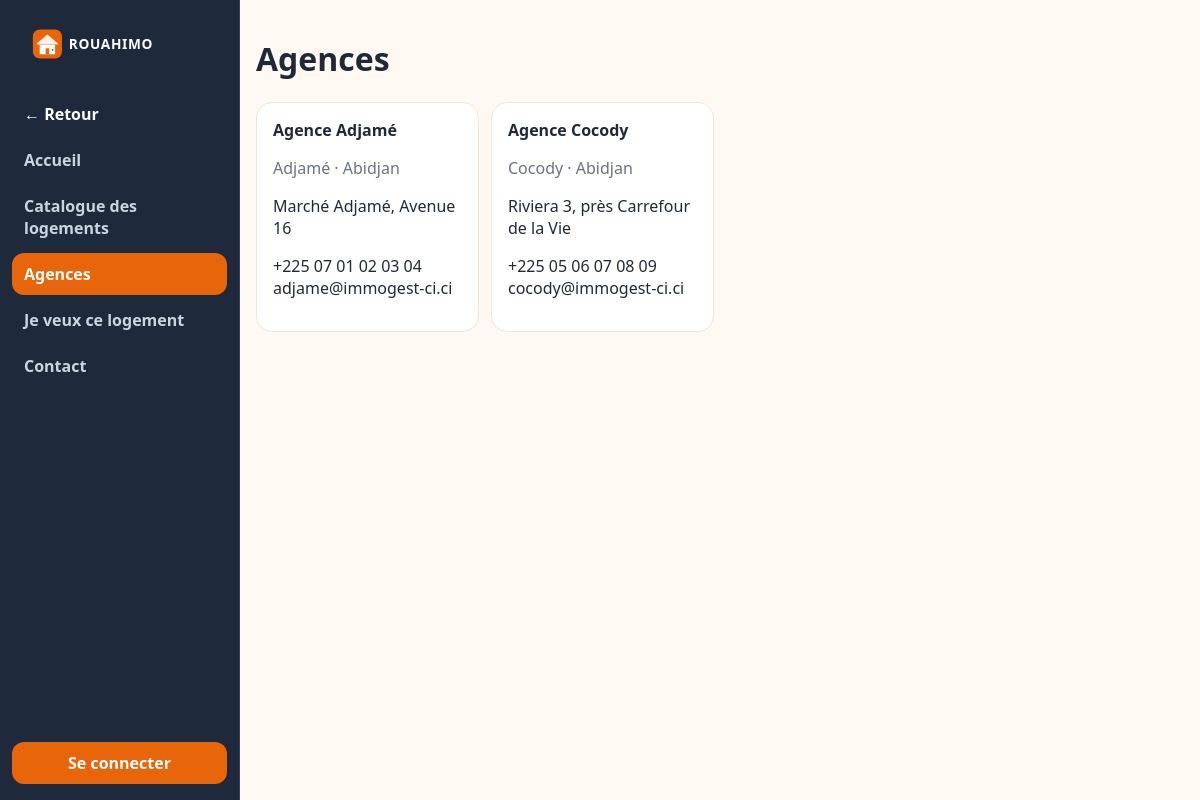
/?p=public&s=agences, run on the app's committed database.
### tables this page shows
CREATE TABLE `agences` (
    `agence_id`               INT AUTO_INCREMENT PRIMARY KEY,
    `societe_id`              INT NOT NULL,
    `nom`                     VARCHAR(150) NOT NULL,
    `sigle`                   VARCHAR(50) DEFAULT NULL,
    `registre_commerce`       VARCHAR(50) DEFAULT NULL,
    `compte_contribuable`     VARCHAR(50) DEFAULT NULL,
    `cnps`                    VARCHAR(50) DEFAULT NULL,
    `numero_agrement`         VARCHAR(50) DEFAULT NULL,
    `responsable`             VARCHAR(120) DEFAULT NULL,
    `telephone`               VARCHAR(30) DEFAULT NULL,
    `email`                   VARCHAR(100) DEFAULT NULL,
    `site_web`                VARCHAR(150) DEFAULT NULL,
    `pays`                    VARCHAR(80) DEFAULT 'Côte d''Ivoire',
    `ville`                   VARCHAR(80) DEFAULT NULL,
    `quartier`                VARCHAR(80) DEFAULT NULL,
    `adresse`                 TEXT DEFAULT NULL,
    `logo`                    VARCHAR(255) DEFAULT NULL,
    `date_creation`           DATE DEFAULT NULL,
    `date_enregistrement`     DATETIME DEFAULT CURRENT_TIMESTAMP,
    `statut`                  ENUM('actif','inactif') DEFAULT 'actif',
    KEY `idx_agences_societe` (`societe_id`),
    CONSTRAINT `fk_agences_societe` FOREIGN KEY (`societe_id`)
        REFERENCES `societes` (`societe_id`) ON DELETE CASCADE ON UPDATE CASCADE
);

### index.php (the view, shortened to what this page needs)
<?php
$cfg = require __DIR__ . '/config.php';
function h(?string $s): string { return htmlspecialchars((string) $s, ENT_QUOTES, 'UTF-8'); }
function db(): PDO {
    static $pdo = null;
    if ($pdo) return $pdo;
    global $cfg;
    $pdo = new PDO(
        "mysql:host={$cfg['host']};port={$cfg['port']};dbname={$cfg['name']};charset=utf8mb4",
        $cfg['user'],
        $cfg['pass'],
        [PDO::ATTR_ERRMODE => PDO::ERRMODE_EXCEPTION, PDO::ATTR_DEFAULT_FETCH_MODE => PDO::FETCH_ASSOC]
    );
    return $pdo;
}
function me(): ?array { return $_SESSION['user'] ?? null; }
function q(string $sql, array $a = []): array {
    $st = db()->prepare($sql);
    $st->execute($a);
    return $st->fetchAll();
}
$errDb = null;
$p = $_GET['p'] ?? (me() ? 'accueil' : 'arrivee');
?><!doctype html>
<html lang="fr">
<head>
</head>
<body>
<?php if ($errDb): ?>
<main class="paper"><h1>Base non trouvée</h1>
<p>Importez <strong>sql/rouahimo.sql</strong> dans phpMyAdmin (base <strong>rouahimo</strong>), puis rechargez.</p>
<p class="muted"><?= h($errDb) ?></p>
<p>WampServer doit être vert. Dossier : C:\wamp64\www\rouahimo — http://localhost/rouahimo/</p>
</main>
<?php else:
$public = !me() && $p === 'public';
if ($public) {
    $ps = $_GET['s'] ?? 'accueil';
    echo '<nav class="side5"><a href="?"><img src="assets/logo-rouahimo-menu.svg" alt="ROUAHIMO"></a><a class="back" href="?">← Retour</a>';
    foreach (['accueil' => 'Accueil', 'catalogue' => 'Catalogue des logements', 'agences' => 'Agences', 'demande' => 'Je veux ce logement', 'contact' => 'Contact'] as $id => $label) {
        echo '<a class="' . ($ps === $id || ($id === 'catalogue' && $ps === 'fiche') ? 'on' : '') . '" href="?p=public&s=' . $id . '">' . h($label) . '</a>';
    }
    echo '<a class="side-login" href="?p=login">Se connecter</a></nav><nav class="bottom5">';
    echo '<a href="?p=login">Connexion</a></nav>';
}
?>
<main class="inset">
<div class="pad">
<?php
if (!me() && ($p === 'arrivee' || $p === '')) {
    echo '<div class="welcome"><img src="assets/logo-rouahimo.svg" alt="" style="height:64px"><h1>ROUAHIMO</h1><p>Gestion immobilière pour les agences en Côte d\'Ivoire</p>';
    echo '<a class="btn-fill" href="?p=public">Commencer</a><a class="btn-line" href="?p=login">Se connecter</a></div>';
} elseif ($public) {
    renduPublic((string) ($_GET['s'] ?? 'accueil'));
} elseif ($p === 'refuse' || empty(me()['role'])) {
    echo '<div class="paper card"><h1>Accès refusé</h1><p>Votre rôle n\'ouvre pas cette partie.</p><a class="btn" href="?p=accueil">Retour</a></div>';
}
?>
</div>
</main>
<?php endif; ?>
</body>
</html>
<?php
function renduPublic(string $s): void {
    if ($s === 'agences' || $s === 'contact' || $s === 'accueil') {
        $agences = q('SELECT nom, telephone, email, logo, adresse, quartier, ville FROM agences WHERE statut="actif" ORDER BY nom');
    } else {
        $agences = [];
    }
    if ($s === 'agences') {
        echo '<h1>Agences</h1><div class="grid">';
        foreach ($agences as $a) echo '<div class="card"><img src="' . h((string) $a['logo']) . '" alt="" style="height:48px"><strong>' . h($a['nom']) . '</strong><p class="muted">' . h($a['quartier'] . ' · ' . $a['ville']) . '</p><p>' . h((string) $a['adresse']) . '</p><p>' . h((string) $a['telephone']) . '<br>' . h((string) $a['email']) . '</p></div>';
        echo '</div>';
        return;
    }
}
?>

### index.php (style rules this page uses)
:root { --teal:#E8650A;--ink:#1F2937;--muted:#6B7280;--line:#F3E4D8;--canvas:#FFF8F3 }
* { box-sizing:border-box }
body { margin:0;font-family:"Segoe UI",Helvetica,Arial,sans-serif;color:var(--ink);background:#fff;overflow-x:hidden }
a { color:var(--teal);text-decoration:none }
.side5 { position:fixed;top:0;left:0;bottom:0;width:240px;background:#1E293B;border-right:1px solid #334155;display:none;flex-direction:column;gap:4px;padding:16px 12px;z-index:30 }
.side5 img { height:36px;margin:0 8px 12px }
.side5 a,.bottom5 a { color:#CBD5E1;border-radius:12px;padding:10px 12px;font-weight:600 }
.side5 a.on { background:var(--teal);color:#fff }
.side5 a.back { color:#fff }
.side-login { margin-top:auto;background:#E8650A;color:#fff!important;text-align:center }
main.inset { margin-left:0;background:var(--canvas);min-height:100vh;max-width:100%;overflow-x:hidden }
.pad { padding:16px }
.card { background:#fff;border:1px solid var(--line);border-radius:16px;padding:16px;margin-bottom:12px }
.grid { display:grid;gap:12px;grid-template-columns:repeat(auto-fill,minmax(200px,1fr)) }
.muted { color:var(--muted) }
@media (min-width:768px) { .side5 { display:flex } }
@media (min-width:768px) { main.inset { margin-left:240px } }

### data on the page
agences: nom "Agence Adjamé", quartier+ville "Adjamé · Abidjan", adresse "Marché Adjamé, Avenue 16", telephone "+225 07 01 02 03 04", email "adjame@immogest-ci.ci"
agences: nom "Agence Cocody", quartier+ville "Cocody · Abidjan", adresse "Riviera 3, près Carrefour de la Vie", telephone "+225 05 06 07 08 09", email "cocody@immogest-ci.ci"

### other printed values
$label "Accueil"
$label "Catalogue des logements"
$label "Agences"
$label "Je veux ce logement"
$label "Contact"
